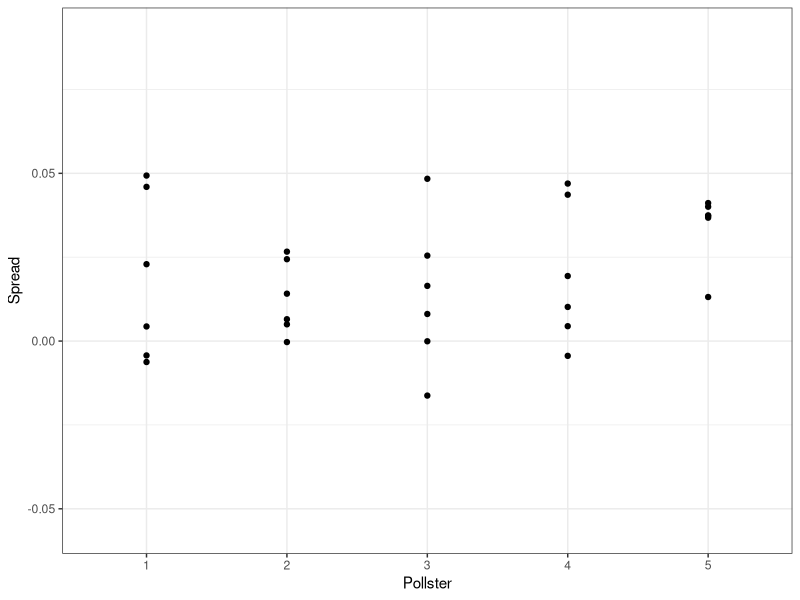
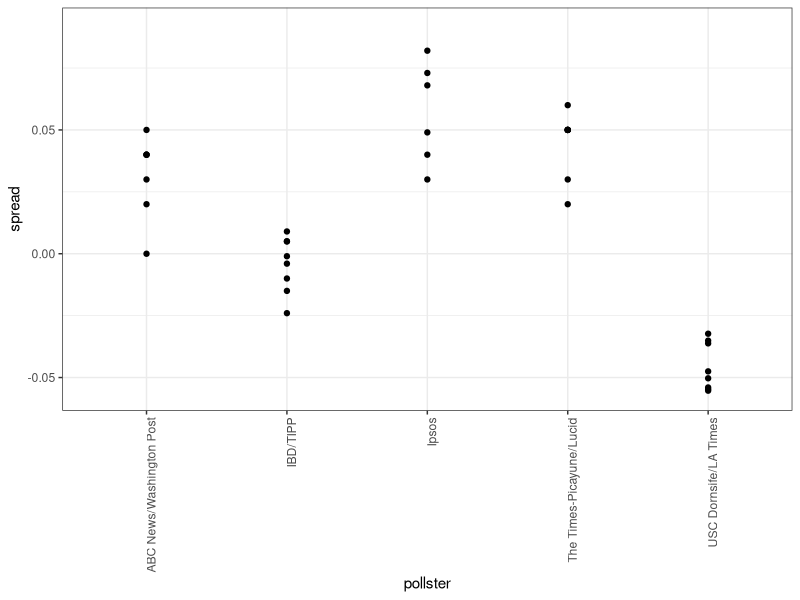
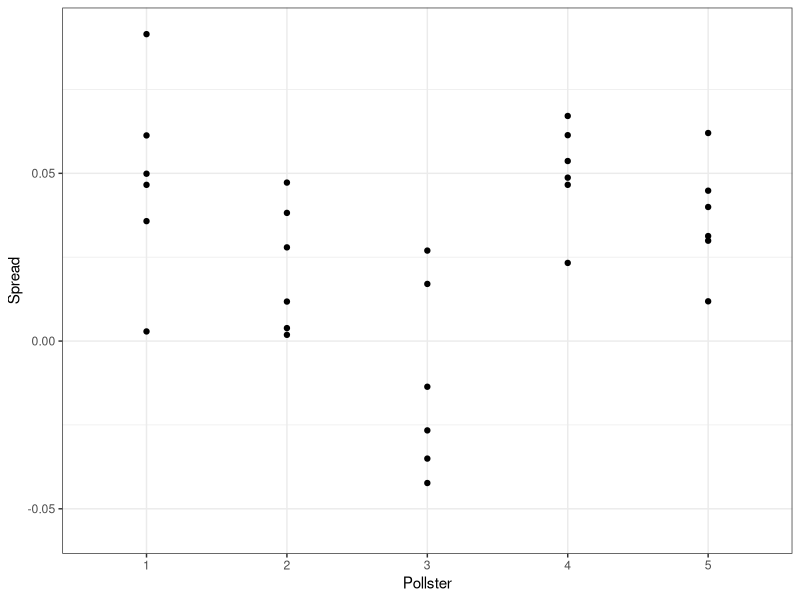
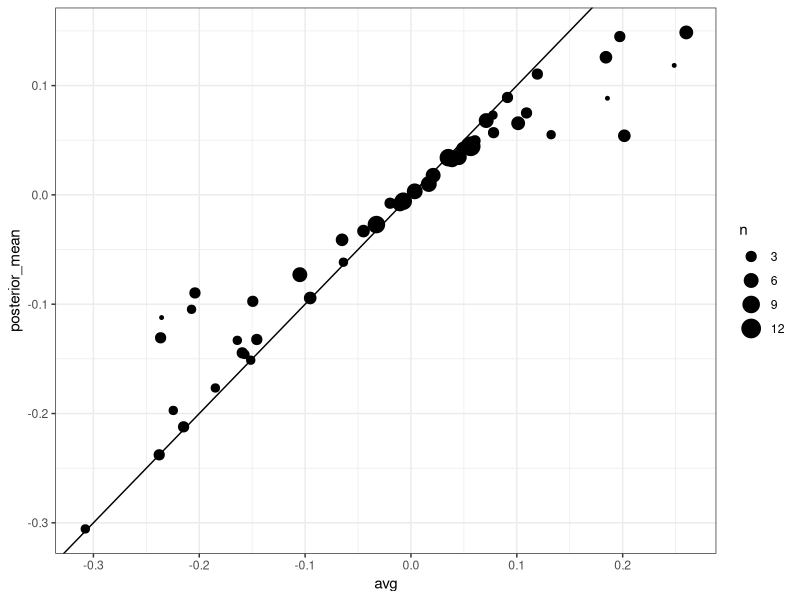
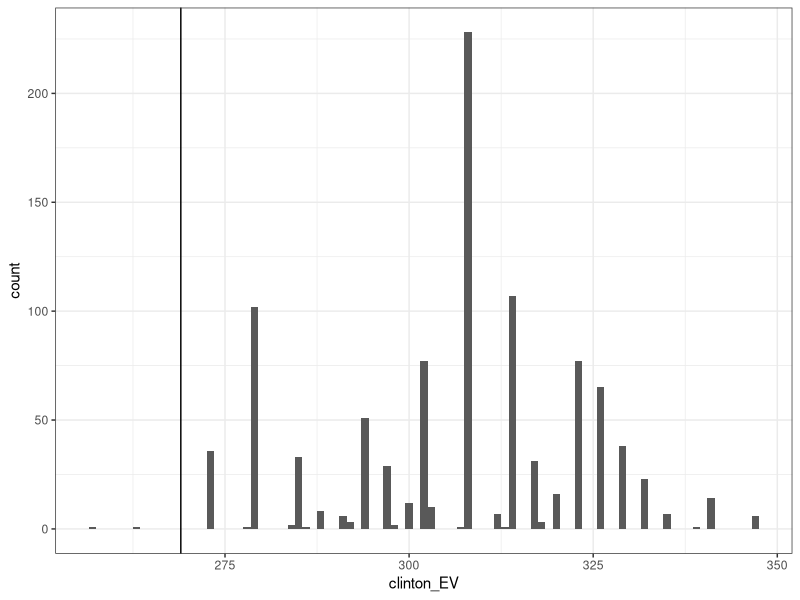
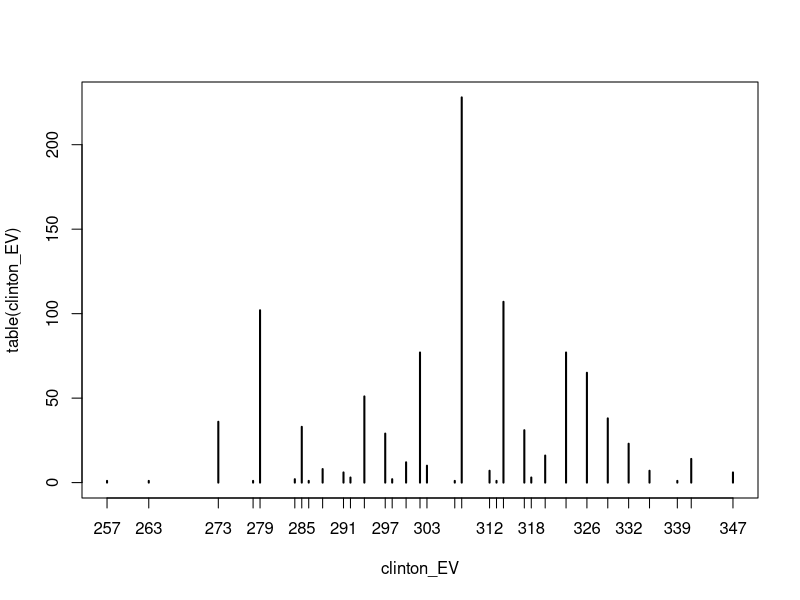
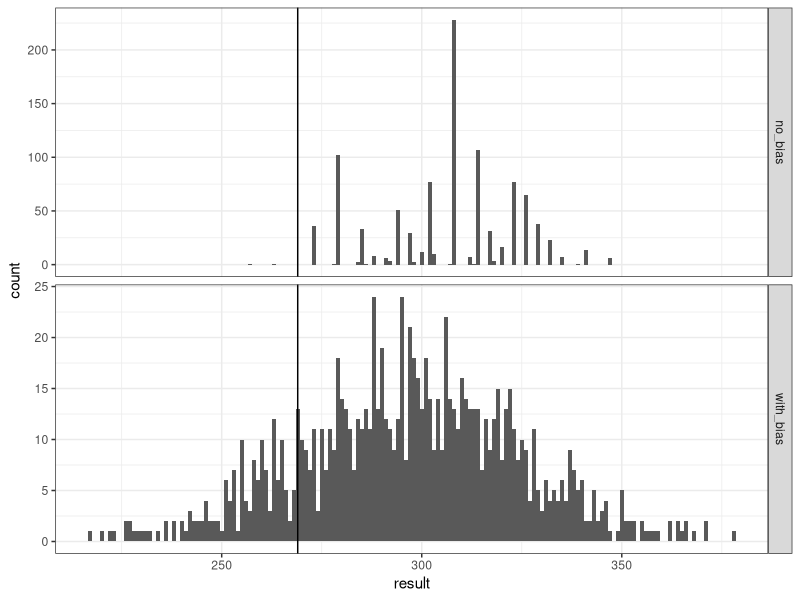
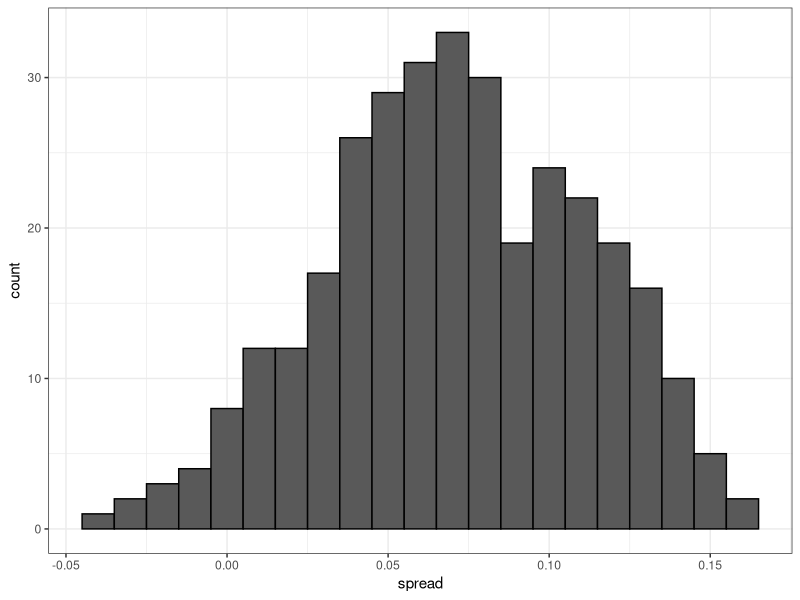

Generate these figures, in order, with R:
## ---- chunk 1
library(tidyverse)
library(dslabs)
ds_theme_set()
polls <- polls_us_election_2016 %>% 
  filter(state == "U.S." & enddate >= "2016-10-31" &
           (grade %in% c("A+","A","A-","B+") | is.na(grade))) %>% 
  mutate(spread = rawpoll_clinton/100 - rawpoll_trump/100)

one_poll_per_pollster <- polls %>% group_by(pollster) %>% 
  filter(enddate == max(enddate)) %>%
  ungroup()

results <- one_poll_per_pollster %>% 
  summarize(avg = mean(spread), se = sd(spread)/sqrt(length(spread))) %>% 
  mutate(start = avg - 1.96*se, end = avg + 1.96*se) 
## ---- chunk 2
mu <- 0
tau <- 0.035
sigma <- results$se
Y <- results$avg
B <- sigma^2 / (sigma^2 + tau^2)

posterior_mean <- B*mu + (1-B)*Y
posterior_se <- sqrt( 1/ (1/sigma^2 + 1/tau^2))

posterior_mean
posterior_se
## ---- chunk 3
posterior_mean + c(-1.96, 1.96)*posterior_se
## ---- chunk 4
1 - pnorm(0, posterior_mean, posterior_se)
## ---- chunk 5
set.seed(3)
J<- 6
N <- 2000
d <- .021
p <- (d + 1)/2
X <- d + rnorm(J,0,2*sqrt(p*(1-p)/N))
## ---- chunk 6
I <- 5
J <- 6
N <- 2000
X <- sapply(1:I, function(i){
  d + rnorm(J, 0, 2*sqrt(p*(1-p)/N))
})
## ---- chunk 7
data.frame(Spread = as.vector(X) , Pollster = as.factor(rep(1:I, each=J))) %>%
  ggplot(aes(Pollster, Spread)) + 
  geom_point() + 
  scale_y_continuous(limit = c(-0.056,0.092))
## ---- chunk 8
polls %>% group_by(pollster) %>% 
  filter(n() >= 6) %>%
  ggplot(aes(pollster, spread)) + 
  geom_point() +
  theme(axis.text.x = element_text(angle = 90, hjust = 1)) +
  scale_y_continuous(limit = c(-0.056,0.092))
## ---- chunk 9
I <- 5
J <- 6
N <- 2000
d <- .021
p <- (d + 1)/2
h <- rnorm(I, 0, 0.025)
X <- sapply(1:I, function(i){
  d + h[i] + rnorm(J,0,2*sqrt(p*(1-p)/N))
})
## ---- chunk 10
data.frame(Spread = as.vector(X) , Pollster = as.factor(rep(1:I, each=J))) %>%
  ggplot(aes(Pollster, Spread)) +
  geom_point() +
  scale_y_continuous(limit = c(-0.056,0.092))
## ---- chunk 11
sd(one_poll_per_pollster$spread)
## ---- chunk 12
mu <- 0
tau <- 0.035
sigma <- sqrt(results$se^2 + .025^2)
Y <- results$avg
B <- sigma^2 / (sigma^2 + tau^2)

posterior_mean <- B*mu + (1-B)*Y
posterior_se <- sqrt( 1/ (1/sigma^2 + 1/tau^2))

1 - pnorm(0, posterior_mean, posterior_se)
## ---- chunk 13
results_us_election_2016 %>% top_n(5, electoral_votes)
## ---- chunk 14
results <- polls_us_election_2016 %>%
  filter(state!="U.S." & 
           !grepl("CD", state) & 
           enddate >="2016-10-31" & 
           (grade %in% c("A+","A","A-","B+") | is.na(grade))) %>%
  mutate(spread = rawpoll_clinton/100 - rawpoll_trump/100) %>%
  group_by(state) %>%
  summarize(avg = mean(spread), sd = sd(spread), n = n()) %>%
  mutate(state = as.character(state))
## ---- chunk 15
results %>% arrange(abs(avg))
## ---- chunk 16
results <- left_join(results, results_us_election_2016, by = "state")
## ---- chunk 17
results_us_election_2016 %>% filter(!state %in% results$state)
## ---- chunk 18
results <- results %>%
  mutate(sd = ifelse(is.na(sd), median(results$sd, na.rm=TRUE), sd))
## ---- chunk 19
mu <- 0
tau <- 0.02
results %>% mutate(sigma = sd/sqrt(n), 
                   B = sigma^2 / (sd^2 + tau^2),
                   posterior_mean = B*mu + (1-B)*avg,
                   posterior_se = sqrt( 1/ (1/sigma^2 + 1/tau^2))) %>%
  arrange(abs(posterior_mean))
## ---- chunk 20
results %>% mutate(sigma = sd/sqrt(n), 
                   B = sigma^2 / (sigma^2 + tau^2),
                   posterior_mean = B*mu + (1-B)*avg,
                   posterior_se = sqrt( 1/ (1/sigma^2 + 1/tau^2))) %>%
  ggplot(aes(avg, posterior_mean, size = n)) + geom_point() + 
  geom_abline(slope = 1, intercept = 0)
## ---- chunk 21
mu <- 0
tau <- 0.02
clinton_EV <- replicate(1000, {
  results %>% mutate(sigma = sd/sqrt(n), 
                   B = sigma^2 / (sigma^2 + tau^2),
                   posterior_mean = B*mu + (1-B)*avg,
                   posterior_se = sqrt( 1/ (1/sigma^2 + 1/tau^2)),
                   simulated_result = rnorm(length(posterior_mean), posterior_mean, posterior_se),
                   clinton = ifelse(simulated_result>0, electoral_votes, 0)) %>% 
    summarize(clinton = sum(clinton)) %>% 
    .$clinton + 7## 7 for Rhode Island and D.C.
})
mean(clinton_EV>269)
## ---- chunk 22
data.frame(clinton_EV) %>% 
  ggplot(aes(clinton_EV)) + 
  geom_histogram(binwidth = 1) +
  geom_vline(xintercept = 269)
plot(table(clinton_EV))
## ---- chunk 23
tau <- 0.02
bias_sd <- 0.03
clinton_EV_2 <- replicate(1000, {
  results %>% mutate(sigma = sqrt(sd^2/n  + bias_sd^2),  
                   B = sigma^2 / (sigma^2 + tau^2),
                   posterior_mean = B*mu + (1-B)*avg,
                   posterior_se = sqrt( 1/ (1/sigma^2 + 1/tau^2)),
                   simulated_result = rnorm(length(posterior_mean), posterior_mean, posterior_se),
                   clinton = ifelse(simulated_result>0, electoral_votes, 0)) %>% 
    summarize(clinton = sum(clinton) + 7) %>% .$clinton ## add 7 for Rhode Island and D.C.
})
mean(clinton_EV_2>269)
## ---- chunk 24
data.frame(no_bias=clinton_EV, with_bias=clinton_EV_2) %>% gather(approach, result ) %>%
  ggplot(aes(result)) + 
  geom_histogram(binwidth = 1) +
  geom_vline(xintercept = 269) +
  facet_grid(approach~., scales="free")
## ---- chunk 25
one_pollster <- polls_us_election_2016 %>% 
  filter(pollster == "Ipsos" & state == "U.S.") %>% 
  mutate(spread = rawpoll_clinton/100 - rawpoll_trump/100)
## ---- chunk 26
se <- one_pollster %>% 
  summarize(empirical = sd(spread), theoretical = 2*sqrt(mean(spread)*(1-mean(spread))/min(samplesize)))
se
## ---- chunk 27
one_pollster %>% ggplot(aes(spread)) + 
  geom_histogram(binwidth = 0.01, color = "black")
## ---- chunk 28
one_pollster %>% ggplot(aes(enddate, spread)) + 
  geom_point() + 
  geom_smooth(method = "loess", span = 0.1)
## ---- chunk 29
polls_us_election_2016 %>%
  filter(state == "U.S." & enddate>="2016-07-01") %>%
  group_by(pollster) %>%
  filter(n()>=10) %>%
  ungroup() %>%
  mutate(spread = rawpoll_clinton/100 - rawpoll_trump/100) %>%
  ggplot(aes(enddate, spread)) + 
  geom_smooth(method = "loess", span = 0.1) + 
  geom_point(aes(color=pollster), show.legend = FALSE, alpha=0.6) 
## ---- chunk 30
polls_us_election_2016 %>%
  filter(state == "U.S." & enddate>="2016-07-01") %>%
  select(enddate, pollster, rawpoll_clinton, rawpoll_trump) %>%
  rename(Clinton = rawpoll_clinton, Trump = rawpoll_trump) %>%
  gather(candidate, percentage, -enddate, -pollster) %>% 
  mutate(candidate = factor(candidate, levels = c("Trump","Clinton")))%>%
  group_by(pollster) %>%
  filter(n()>=10) %>%
  ungroup() %>%
  ggplot(aes(enddate, percentage, color = candidate)) +  
  geom_point(show.legend = FALSE, alpha=0.4)  + 
  geom_smooth(method = "loess", span = 0.15) +
  scale_y_continuous(limits = c(30,50))
